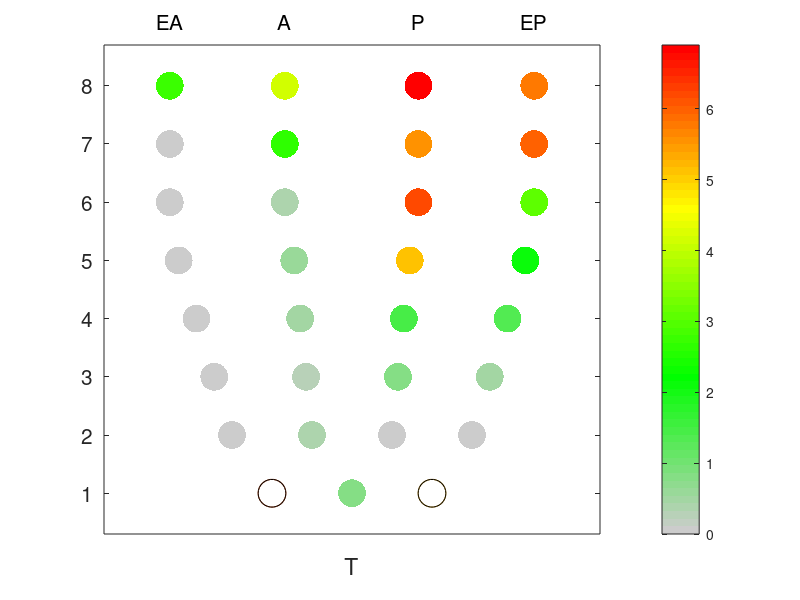

MATLAB code for this plot:
% E6.75 2D Corn Plot 
expr = importdata('Genes.FPKM_E6.75.txt');
data = expr.data;
name = expr.textdata;
x = [2.5,3.5,4.5,2,5,3,4,2-2/9,5+2/9,2+25/27,4+2/27,2-4/9,5+4/9,2+23/27,4+4/27,2-2/3,5+2/3,2+7/9,4+2/9,2-7/9,5+7/9,2.66,4.33,2-7/9,5+7/9,2.66,4.33,2-7/9,5+7/9,2.66,4.33];
y = [1,1,1,2,2,2,2,3,3,3,3,4,4,4,4,5,5,5,5,6,6,6,6,7,7,7,7,8,8,8,8];
Gene = 'T';n = 0;
for i = 1:length(name);
    if isequal(char(name(i,1)),Gene);
        n = i;
    end;
end;
c = data(n-1,:);
h = figure
scatter(x,y,400,c,'filled')
colorbar('eastoutside')
ax = gca
load('MyColormaps','mycmap')
colormap(ax,mycmap)
hold on
% delete missing position
scatter(2.5,1,400,'MarkerFaceColor','w') % 1EAP
scatter(4.5,1,400,'MarkerFaceColor','w') % 1EAP
scatter(2.5,1,400,'k') % 1EAP
scatter(4.5,1,400,'k') % 1EAP

xlabel(name(n,1),'FontSize',10)
text(2-7/9,9.1,'EA','FontSize',15,'HorizontalAlignment','center')
text(5+7/9,9.1,'EP','FontSize',15,'HorizontalAlignment','center')
text(2.66,9.1,'A','FontSize',15,'HorizontalAlignment','center')
text(4.33,9.1,'P','FontSize',15,'HorizontalAlignment','center')
set(gca,'xtick',[],'xticklabel',[],'xlim',[0.4,6.6])
set(gca,'ytick',[1,2,3,4,5,6,7,8],'yticklabel',[1,2,3,4,5,6,7,8],'ylim',[0.3,8.7],'FontSize',15)
box on
set(h,'position',[100 100 260 300])
hold off